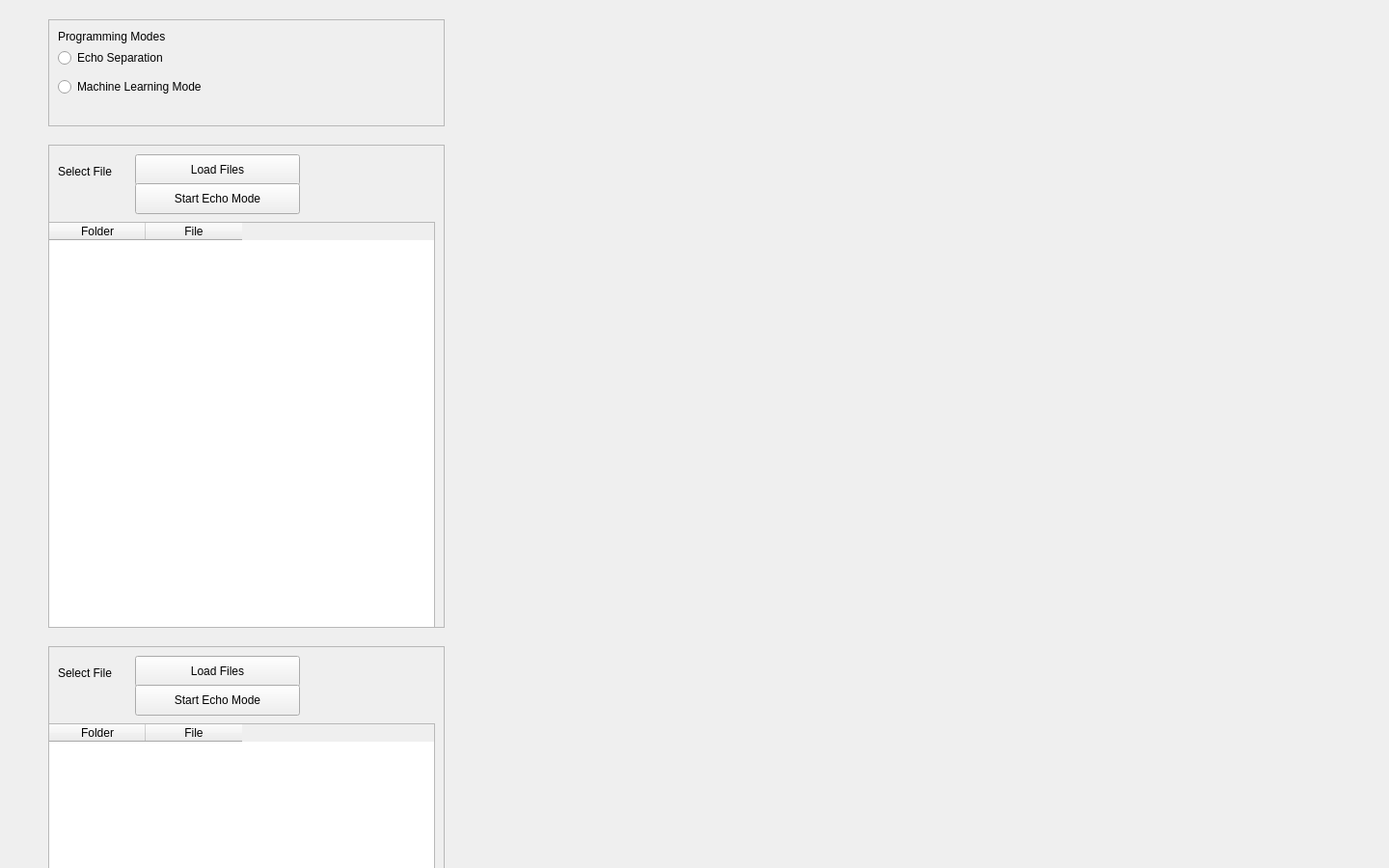
<?xml version="1.0" encoding="UTF-8"?>
<ui version="4.0">
 <class>Form</class>
 <widget class="QWidget" name="Form">
  <property name="geometry">
   <rect>
    <x>0</x>
    <y>0</y>
    <width>1440</width>
    <height>900</height>
   </rect>
  </property>
  <property name="windowTitle">
   <string>Form</string>
  </property>
  <widget class="QFrame" name="mode_frame">
   <property name="geometry">
    <rect>
     <x>50</x>
     <y>20</y>
     <width>411</width>
     <height>111</height>
    </rect>
   </property>
   <property name="frameShape">
    <enum>QFrame::StyledPanel</enum>
   </property>
   <property name="frameShadow">
    <enum>QFrame::Raised</enum>
   </property>
   <widget class="QLabel" name="label_load_2">
    <property name="geometry">
     <rect>
      <x>10</x>
      <y>10</y>
      <width>131</width>
      <height>16</height>
     </rect>
    </property>
    <property name="text">
     <string>Programming Modes</string>
    </property>
   </widget>
   <widget class="QRadioButton" name="radio_echo">
    <property name="geometry">
     <rect>
      <x>10</x>
      <y>30</y>
      <width>161</width>
      <height>20</height>
     </rect>
    </property>
    <property name="text">
     <string>Echo Separation</string>
    </property>
   </widget>
   <widget class="QRadioButton" name="radio_machine_learning">
    <property name="geometry">
     <rect>
      <x>10</x>
      <y>60</y>
      <width>191</width>
      <height>20</height>
     </rect>
    </property>
    <property name="text">
     <string>Machine Learning Mode</string>
    </property>
   </widget>
  </widget>
  <widget class="QFrame" name="files_frame_2">
   <property name="geometry">
    <rect>
     <x>50</x>
     <y>150</y>
     <width>411</width>
     <height>501</height>
    </rect>
   </property>
   <property name="frameShape">
    <enum>QFrame::StyledPanel</enum>
   </property>
   <property name="frameShadow">
    <enum>QFrame::Raised</enum>
   </property>
   <widget class="QLabel" name="label_load_3">
    <property name="geometry">
     <rect>
      <x>10</x>
      <y>20</y>
      <width>76</width>
      <height>16</height>
     </rect>
    </property>
    <property name="text">
     <string>Select File</string>
    </property>
   </widget>
   <widget class="QPushButton" name="btn_load_file_2">
    <property name="geometry">
     <rect>
      <x>90</x>
      <y>10</y>
      <width>171</width>
      <height>32</height>
     </rect>
    </property>
    <property name="text">
     <string>Load Files</string>
    </property>
   </widget>
   <widget class="QTableWidget" name="table_widget_2">
    <property name="geometry">
     <rect>
      <x>0</x>
      <y>80</y>
      <width>401</width>
      <height>421</height>
     </rect>
    </property>
    <property name="minimumSize">
     <size>
      <width>401</width>
      <height>0</height>
     </size>
    </property>
    <property name="maximumSize">
     <size>
      <width>401</width>
      <height>16777215</height>
     </size>
    </property>
    <column>
     <property name="text">
      <string>Folder</string>
     </property>
    </column>
    <column>
     <property name="text">
      <string>File</string>
     </property>
    </column>
   </widget>
   <widget class="QPushButton" name="btn_start_echo_2">
    <property name="geometry">
     <rect>
      <x>90</x>
      <y>40</y>
      <width>171</width>
      <height>32</height>
     </rect>
    </property>
    <property name="text">
     <string>Start Echo Mode</string>
    </property>
   </widget>
  </widget>
  <widget class="QFrame" name="ai_frame">
   <property name="geometry">
    <rect>
     <x>50</x>
     <y>670</y>
     <width>411</width>
     <height>501</height>
    </rect>
   </property>
   <property name="frameShape">
    <enum>QFrame::StyledPanel</enum>
   </property>
   <property name="frameShadow">
    <enum>QFrame::Raised</enum>
   </property>
   <widget class="QLabel" name="label_load">
    <property name="geometry">
     <rect>
      <x>10</x>
      <y>20</y>
      <width>76</width>
      <height>16</height>
     </rect>
    </property>
    <property name="text">
     <string>Select File</string>
    </property>
   </widget>
   <widget class="QPushButton" name="btn_load_file">
    <property name="geometry">
     <rect>
      <x>90</x>
      <y>10</y>
      <width>171</width>
      <height>32</height>
     </rect>
    </property>
    <property name="text">
     <string>Load Files</string>
    </property>
   </widget>
   <widget class="QTableWidget" name="table_widget">
    <property name="geometry">
     <rect>
      <x>0</x>
      <y>80</y>
      <width>401</width>
      <height>421</height>
     </rect>
    </property>
    <property name="minimumSize">
     <size>
      <width>401</width>
      <height>0</height>
     </size>
    </property>
    <property name="maximumSize">
     <size>
      <width>401</width>
      <height>16777215</height>
     </size>
    </property>
    <column>
     <property name="text">
      <string>Folder</string>
     </property>
    </column>
    <column>
     <property name="text">
      <string>File</string>
     </property>
    </column>
   </widget>
   <widget class="QPushButton" name="btn_start_echo">
    <property name="geometry">
     <rect>
      <x>90</x>
      <y>40</y>
      <width>171</width>
      <height>32</height>
     </rect>
    </property>
    <property name="text">
     <string>Start Echo Mode</string>
    </property>
   </widget>
  </widget>
 </widget>
 <resources/>
 <connections/>
</ui>
